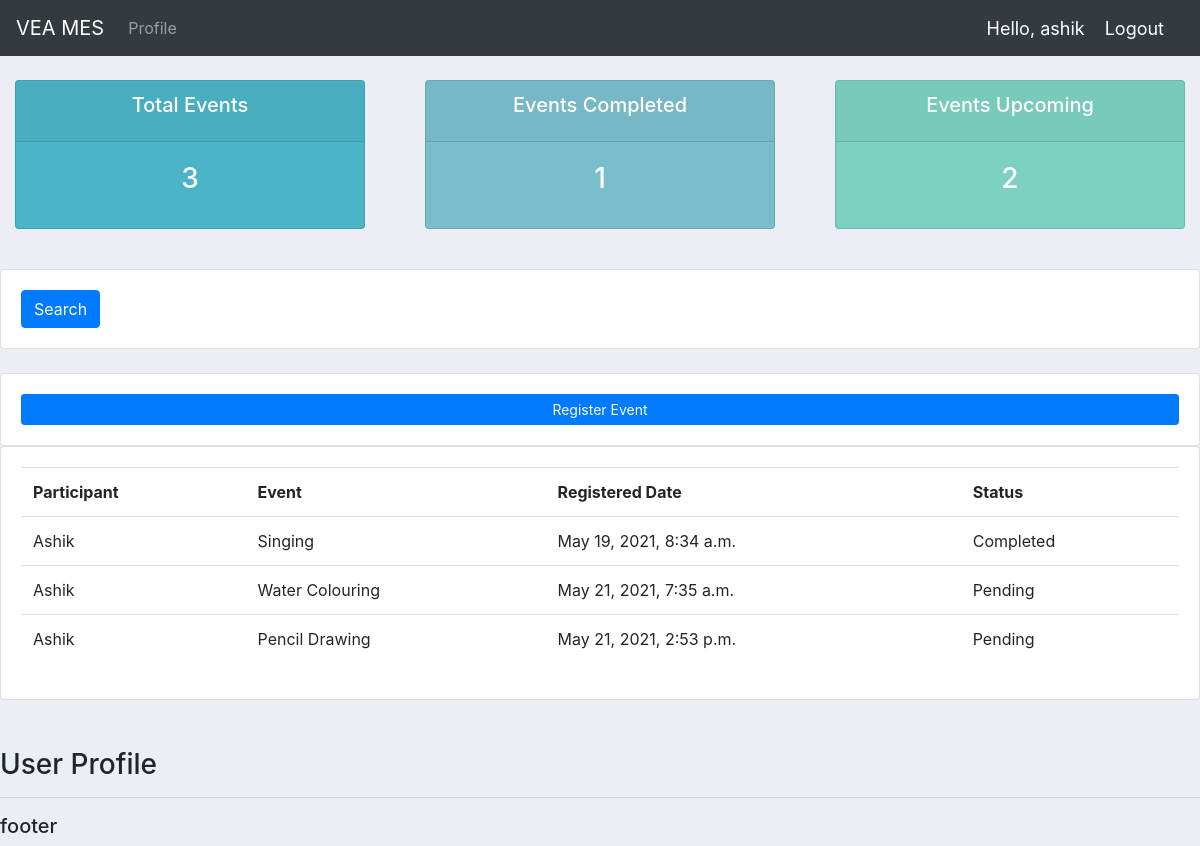
/user/ (signed in), run on the app's committed database.
### accounts/models.py (models this page shows, shortened)
class Event_Member(models.Model):
    STATUS = (
        ('Pending', 'Pending'),
        ('Completed', 'Completed'),
        ('Absent', 'Absent'),
    )
    participant = models.ForeignKey(Participant, null=True, on_delete=models.CASCADE)
    event = models.ForeignKey(Event, null=True, on_delete=models.CASCADE)
    date_created = models.DateTimeField(auto_now_add=True, null=True)
    status = models.CharField(max_length=200, null=True, choices=STATUS)

class Participant(models.Model):
    user = models.OneToOneField(User, null=True, on_delete=models.CASCADE)
    name = models.CharField(max_length=200, null=True)
    phone = models.CharField(max_length=200, null=True)
    email = models.CharField(max_length=200, null=True)
    date_created = models.DateTimeField(auto_now_add=True, null=True)
    def __str__(self):
        return self.name

class Event(models.Model):
    STATUS = (
        ('Ongoing', 'Ongoing'),
        ('Completed', 'Completed'),
        ('Upcoming', 'Upcoming'),
    )
    name = models.CharField(max_length=200, null=True)
    location = models.CharField(max_length=200, null=True)
    number_of_participants = models.CharField(max_length=200, null=True)
    status = models.CharField(max_length=200, null=True, choices=STATUS)
    description = models.CharField(max_length=200, null=True, blank=True)
    date = models.DateTimeField(blank=True, null=True)
    def __str__(self):
        return self.name

### accounts/decorators.py (the view)
        def wrapper_func(request, *args, **kwargs):
            group = None
            if request.user.groups.exists():
                group = request.user.groups.all()[0].name
            if group in allowed_roles:
                return view_func(request, *args, **kwargs)
            else:
                return HttpResponse('You are not authorized to view this page')

### accounts/views.py (called while the page is built)
@login_required(login_url='login')
@allowed_users(allowed_roles=['customer'])
def userPage(request):
    event_members = request.user.participant.event_member_set.all()
    total_events = event_members.count()
    completed = event_members.filter(status='Completed').count()
    upcoming = event_members.filter(status='Pending').count()
    context = {'event_members': event_members, 'total_events': total_events, 'completed': completed,
               'upcoming': upcoming}
    return render(request, 'accounts/user.html', context)

### accounts/templates/accounts/user.html (shortened to what this page needs)
{%  extends 'accounts/main.html' %}
{% block content %}
{%  include 'accounts/status.html' %}
{% load crispy_forms_filters %}
<br>
<div class="row">
	<div class="col">
		<div class="card card-body">
			<form method="get">
		    <button class="btn btn-primary" type="submit">Search</button>
		  </form>
		</div>
	</div>
</div>
<br>
<div class="row">
			<div class="col-md">
				<div class="card card-body">
					<a class="btn btn-primary  btn-sm btn-block" href="{% url 'create_event_member' %}">Register Event</a>
				</div>
				<div class="card card-body">
					<table class="table">
						<tr>
							<th>Participant</th>
							<th>Event</th>
							<th>Registered Date</th>
							<th>Status</th>
						</tr>
						{% for event_member in event_members %}
				<tr>
					<td>{{event_member.participant}}</td>
					<td>{{event_member.event}}</td>
					<td>{{event_member.date_created}}</td>
					<td>{{event_member.status}}</td>
				</tr>
				{% endfor %}
					</table>
				</div>
			</div>
		</div>
<br>
<br>
<h3>User Profile</h3>
{% endblock content %}

### accounts/templates/accounts/navbar.html (shortened to what this page needs)
{% load static %}
<nav class="navbar navbar-expand-lg navbar-dark bg-dark">
  <a class="navbar-brand" href="{% url 'home' %}">VEA MES</a>
  <div class="collapse navbar-collapse" id="navbarNav">
    <ul class="navbar-nav">
      {% if request.user.is_staff %}
      <li class="nav-item active">
        <a class="nav-link" href="{% url 'home' %}">Dashboard</a>
      </li>
      <li class="nav-item">
        <a class="nav-link" href="{% url 'participants' %}">Participants</a>
      </li>
      <li class="nav-item">
        <a class="nav-link" href="{% url 'events' %}">Events</a>
      </li>
      <li class="nav-item">
        <a class="nav-link" href="{% url 'event_member' %}">Registration</a>
      </li>
      {% else %}
       <li class="nav-item">
        <a class="nav-link" href="{% url 'account' %}">Profile</a>
      </li>
      {% endif %}
    </ul>
  </div>
  <span class="hello-msg">Hello, {{request.user}}</span>
  <span ><a  class="hello-msg" href="{% url 'logout' %}">Logout</a></span>
</nav>

### static/css/main.css (style rules this page uses)
body { background-color: #ebeff5; }

### accounts/templates/accounts/navbar.html (style rules this page uses)
.hello-msg { font-size: 18px; color: #fff; margin-right: 20px; }

### data on the page
Event_Member: participant "Ashik", event "Singing", date_created "May 19, 2021, 8:34 a.m.", status "Completed"
Event_Member: participant "Ashik", event "Water Colouring", date_created "May 21, 2021, 7:35 a.m.", status "Pending"
Event_Member: participant "Ashik", event "Pencil Drawing", date_created "May 21, 2021, 2:53 p.m.", status "Pending"

### other printed values
{{ request.user }} "ashik"
{{ total_events }} "3"
{{ completed }} "1"
{{ upcoming }} "2"
